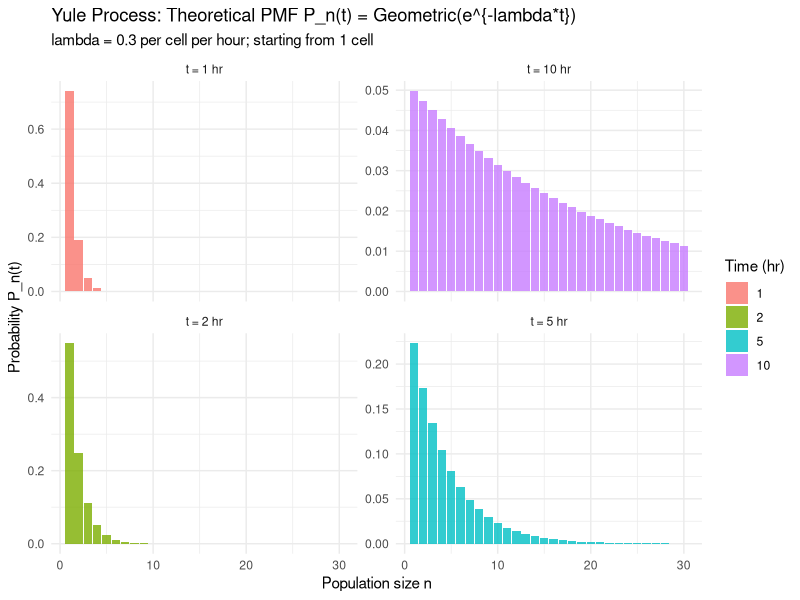
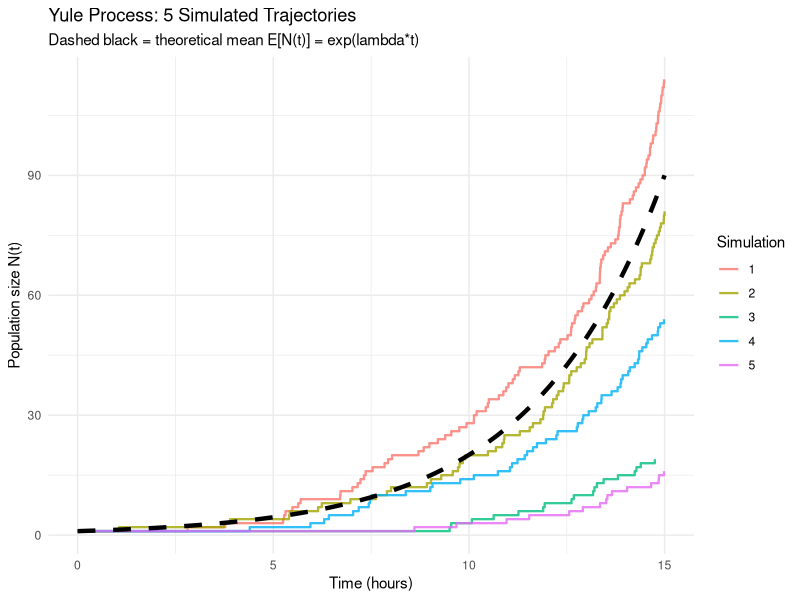
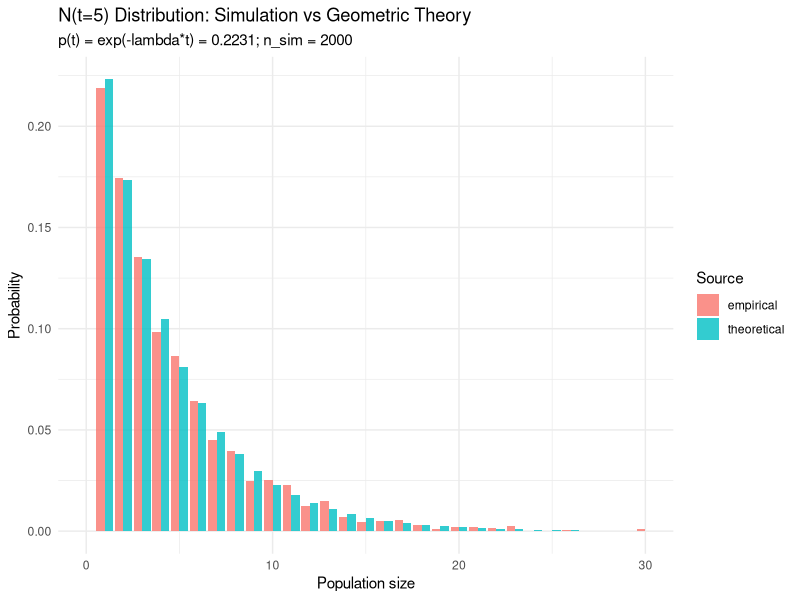
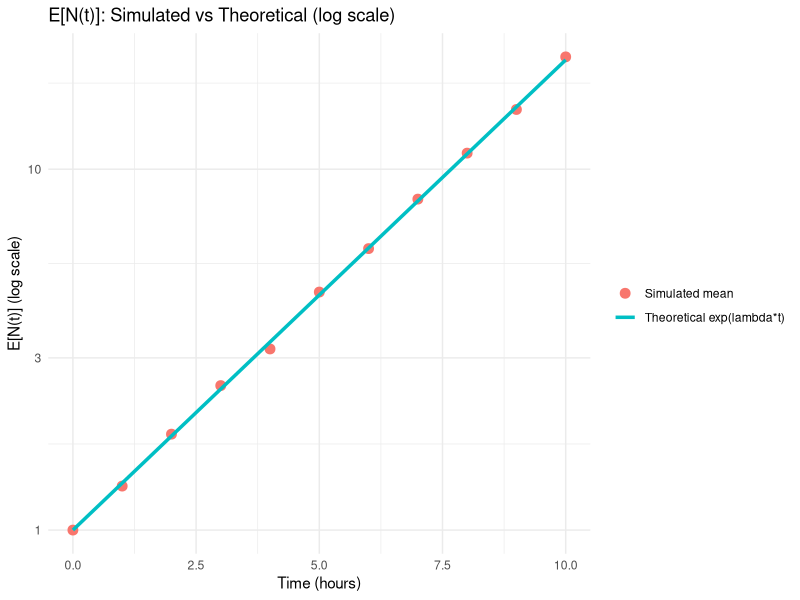

Recreate these plots in R, in order.
# Required packages
library(ggplot2)
library(dplyr)

# Scenario: Bacterial cell division modelled as a Yule (pure birth) process.
# Each cell divides independently at rate lambda per hour. Starting from 1 cell.

lambda <- 0.3   # birth rate per cell per hour
t_obs  <- c(1, 2, 5, 10)  # observation times of interest

# ============================================================
# Task 1: Compute the theoretical Geometric distribution at each time
# ============================================================
# P_n(t) = exp(-lambda*t) * (1 - exp(-lambda*t))^(n-1), n >= 1

# TODO: For each t in t_obs, compute P_n(t) for n = 1, 2, ..., 30
# and store in a long-format data frame: columns n, t, prob

max_n <- 30

theoretical_df <- lapply(t_obs, function(t) {
  p_t  <- exp(-lambda * t)
  n_vals <- 1:max_n
  prob <- p_t * (1 - p_t)^(n_vals - 1)
  data.frame(n = n_vals, t = t, prob = prob,
             t_label = paste0("t = ", t, " hr"))
}) |> bind_rows()

# TODO: Print E[N(t)] = exp(lambda*t) for each t and compare to
# the weighted mean of the theoretical distribution
cat("Theoretical mean E[N(t)] = exp(lambda*t):\n")
for (t in t_obs) {
  p_t    <- exp(-lambda * t)
  n_vals <- 1:max_n
  emp_mean <- sum(n_vals * p_t * (1 - p_t)^(n_vals - 1))
  cat(sprintf("  t=%.0f: exp(lambda*t)=%.4f, weighted_mean=%.4f\n",
              t, exp(lambda * t), emp_mean))
}

# TODO: Plot the theoretical PMF at each time point (bar chart)
# Facet by t. Colour bars by t for visual distinction.
ggplot(theoretical_df, aes(x = n, y = prob, fill = factor(t))) +
  geom_col(alpha = 0.8) +
  facet_wrap(~ t_label, scales = "free_y") +
  labs(
    title  = "Yule Process: Theoretical PMF P_n(t) = Geometric(e^{-lambda*t})",
    subtitle = paste("lambda =", lambda, "per cell per hour; starting from 1 cell"),
    x = "Population size n", y = "Probability P_n(t)", fill = "Time (hr)"
  ) +
  theme_minimal()

# ============================================================
# Task 2: Gillespie algorithm simulation of the Yule process
# ============================================================
# Function: simulate one Yule process trajectory up to time T_max
# Returns: a data frame with columns time and population

simulate_yule <- function(lambda, T_max, n0 = 1) {
  times <- c(0)
  pops  <- c(n0)
  n     <- n0
  t     <- 0
  while (t < T_max) {
    # Rate of next birth = n * lambda (all n individuals contribute)
    rate     <- n * lambda
    # Wait time until next birth ~ Exp(rate)
    wait     <- rexp(1, rate = rate)
    t        <- t + wait
    if (t > T_max) break
    n        <- n + 1
    times    <- c(times, t)
    pops     <- c(pops, n)
  }
  data.frame(time = times, pop = pops)
}

# TODO: Simulate 5 independent trajectories up to T_max = 15 hours
set.seed(123)
T_max <- 15
n_traj <- 5

traj_list <- lapply(seq_len(n_traj), function(i) {
  sim <- simulate_yule(lambda, T_max)
  sim$sim_id <- i
  sim
})
traj_all <- bind_rows(traj_list)

# TODO: Plot all 5 trajectories as step functions (geom_step).
# Overlay the theoretical mean E[N(t)] = exp(lambda*t) as a smooth red curve.
t_seq <- seq(0, T_max, length.out = 300)
mean_df <- data.frame(t = t_seq, mean_pop = exp(lambda * t_seq))

ggplot(traj_all, aes(x = time, y = pop, group = sim_id, color = factor(sim_id))) +
  geom_step(linewidth = 0.8, alpha = 0.8) +
  geom_line(data = mean_df, aes(x = t, y = mean_pop),
            inherit.aes = FALSE, color = "black", linewidth = 1.5, linetype = "dashed") +
  labs(
    title    = "Yule Process: 5 Simulated Trajectories",
    subtitle = "Dashed black = theoretical mean E[N(t)] = exp(lambda*t)",
    x = "Time (hours)", y = "Population size N(t)", color = "Simulation"
  ) +
  theme_minimal()

# ============================================================
# Task 3: Compare simulated distribution to theory at t=5
# ============================================================
# Simulate n_sim replicates; record N(5) for each

set.seed(456)
n_sim <- 2000
t_check <- 5

# TODO: Simulate n_sim Yule processes and record the population at t=t_check
N_at_t <- replicate(n_sim, {
  sim <- simulate_yule(lambda, t_check)
  tail(sim$pop, 1)
})

# Theoretical distribution at t=t_check
p_t5 <- exp(-lambda * t_check)
n_range <- 1:50
theo_probs <- p_t5 * (1 - p_t5)^(n_range - 1)

# TODO: Create a comparison data frame and plot side-by-side bars
# (empirical frequency vs theoretical probability)
emp_freq <- tabulate(N_at_t, nbins = max(n_range)) / n_sim

comparison_df <- data.frame(
  n          = n_range,
  empirical  = emp_freq[n_range],
  theoretical = theo_probs
) |>
  tidyr::pivot_longer(cols = c(empirical, theoretical),
                      names_to = "source", values_to = "prob")

ggplot(comparison_df, aes(x = n, y = prob, fill = source)) +
  geom_col(position = "dodge", alpha = 0.8) +
  xlim(0, 30) +
  labs(
    title    = paste0("N(t=", t_check, ") Distribution: Simulation vs Geometric Theory"),
    subtitle = paste0("p(t) = exp(-lambda*t) = ", round(p_t5, 4),
                      "; n_sim = ", n_sim),
    x = "Population size", y = "Probability", fill = "Source"
  ) +
  theme_minimal()

# ============================================================
# Task 4: Mean and variance over time
# ============================================================
# Simulate many trajectories and compute E[N(t)] and Var[N(t)] at each t
set.seed(789)
n_sim_mv <- 1000
t_check_seq <- seq(0, 10, by = 1)

# TODO: For each t in t_check_seq, simulate n_sim_mv trajectories
# and compute the empirical mean and variance of N(t)
mv_df <- lapply(t_check_seq, function(t) {
  if (t == 0) return(data.frame(t=0, sim_mean=1, sim_var=0,
                                 theo_mean=1, theo_var=0))
  N_t <- replicate(n_sim_mv, tail(simulate_yule(lambda, t)$pop, 1))
  data.frame(
    t         = t,
    sim_mean  = mean(N_t),
    sim_var   = var(N_t),
    theo_mean = exp(lambda * t),
    theo_var  = exp(lambda*t) * (exp(lambda*t) - 1)
  )
}) |> bind_rows()

cat("\nMean and Variance comparison (simulated vs theoretical):\n")
print(round(mv_df, 3))

# TODO: Plot simulated vs theoretical mean on log scale
ggplot(mv_df) +
  geom_point(aes(x=t, y=sim_mean, color="Simulated mean"), size=3) +
  geom_line(aes(x=t, y=theo_mean, color="Theoretical exp(lambda*t)"), linewidth=1.2) +
  scale_y_log10() +
  labs(title="E[N(t)]: Simulated vs Theoretical (log scale)",
       x="Time (hours)", y="E[N(t)] (log scale)", color="") +
  theme_minimal()
